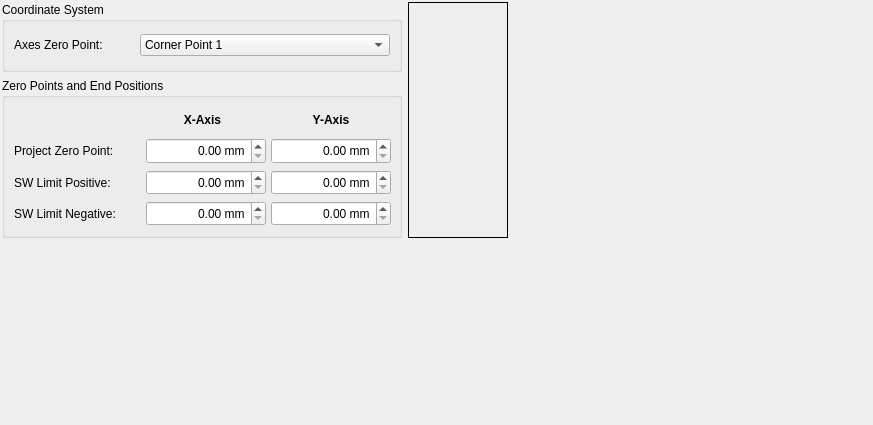
<?xml version="1.0" encoding="UTF-8"?>
<ui version="4.0">
 <class>H2Measurement</class>
 <widget class="QWidget" name="H2Measurement">
  <property name="geometry">
   <rect>
    <x>0</x>
    <y>0</y>
    <width>873</width>
    <height>425</height>
   </rect>
  </property>
  <property name="windowTitle">
   <string>Form</string>
  </property>
  <property name="inputMethodHints">
   <set>Qt::ImhFormattedNumbersOnly</set>
  </property>
  <layout class="QGridLayout" name="gridLayout_3">
   <property name="leftMargin">
    <number>2</number>
   </property>
   <property name="topMargin">
    <number>2</number>
   </property>
   <property name="rightMargin">
    <number>2</number>
   </property>
   <property name="bottomMargin">
    <number>2</number>
   </property>
   <item row="0" column="1" rowspan="2">
    <widget class="QLabel" name="label_picture">
     <property name="minimumSize">
      <size>
       <width>100</width>
       <height>100</height>
      </size>
     </property>
     <property name="frameShape">
      <enum>QFrame::Box</enum>
     </property>
     <property name="pixmap">
      <pixmap resource="../../res/res.qrc">:/res/image/h2measurement/CornerPoint1.PNG</pixmap>
     </property>
     <property name="alignment">
      <set>Qt::AlignCenter</set>
     </property>
    </widget>
   </item>
   <item row="3" column="0">
    <spacer name="verticalSpacer">
     <property name="orientation">
      <enum>Qt::Vertical</enum>
     </property>
     <property name="sizeHint" stdset="0">
      <size>
       <width>20</width>
       <height>280</height>
      </size>
     </property>
    </spacer>
   </item>
   <item row="0" column="0">
    <widget class="QGroupBox" name="groupBox_Coordinate">
     <property name="sizePolicy">
      <sizepolicy hsizetype="Preferred" vsizetype="Preferred">
       <horstretch>0</horstretch>
       <verstretch>0</verstretch>
      </sizepolicy>
     </property>
     <property name="minimumSize">
      <size>
       <width>390</width>
       <height>70</height>
      </size>
     </property>
     <property name="maximumSize">
      <size>
       <width>400</width>
       <height>90</height>
      </size>
     </property>
     <property name="title">
      <string>Coordinate System</string>
     </property>
     <layout class="QGridLayout" name="gridLayout">
      <item row="0" column="0">
       <widget class="QLabel" name="label">
        <property name="sizePolicy">
         <sizepolicy hsizetype="Fixed" vsizetype="Minimum">
          <horstretch>0</horstretch>
          <verstretch>0</verstretch>
         </sizepolicy>
        </property>
        <property name="minimumSize">
         <size>
          <width>120</width>
          <height>20</height>
         </size>
        </property>
        <property name="text">
         <string>Axes Zero Point:</string>
        </property>
       </widget>
      </item>
      <item row="0" column="1">
       <widget class="QComboBox" name="comboBox_AxesZeroPoint">
        <property name="sizePolicy">
         <sizepolicy hsizetype="Minimum" vsizetype="Fixed">
          <horstretch>0</horstretch>
          <verstretch>0</verstretch>
         </sizepolicy>
        </property>
        <property name="minimumSize">
         <size>
          <width>240</width>
          <height>20</height>
         </size>
        </property>
        <property name="focusPolicy">
         <enum>Qt::ClickFocus</enum>
        </property>
        <property name="styleSheet">
         <string notr="true"/>
        </property>
        <item>
         <property name="text">
          <string>Corner Point 1</string>
         </property>
        </item>
        <item>
         <property name="text">
          <string>Corner Point 2</string>
         </property>
        </item>
        <item>
         <property name="text">
          <string>Corner Point 3</string>
         </property>
        </item>
        <item>
         <property name="text">
          <string>Corner Point 4</string>
         </property>
        </item>
       </widget>
      </item>
     </layout>
    </widget>
   </item>
   <item row="1" column="0">
    <widget class="QGroupBox" name="groupBox_Zero_End_point">
     <property name="minimumSize">
      <size>
       <width>390</width>
       <height>160</height>
      </size>
     </property>
     <property name="maximumSize">
      <size>
       <width>400</width>
       <height>180</height>
      </size>
     </property>
     <property name="title">
      <string>Zero Points and End Positions</string>
     </property>
     <layout class="QGridLayout" name="gridLayout_4">
      <item row="4" column="0">
       <widget class="QLabel" name="label_7">
        <property name="sizePolicy">
         <sizepolicy hsizetype="Minimum" vsizetype="Minimum">
          <horstretch>0</horstretch>
          <verstretch>0</verstretch>
         </sizepolicy>
        </property>
        <property name="minimumSize">
         <size>
          <width>120</width>
          <height>20</height>
         </size>
        </property>
        <property name="text">
         <string>SW Limit Positive:</string>
        </property>
       </widget>
      </item>
      <item row="4" column="3">
       <widget class="QDoubleSpinBox" name="doubleSpinBox_swlp_Y">
        <property name="sizePolicy">
         <sizepolicy hsizetype="Minimum" vsizetype="Minimum">
          <horstretch>0</horstretch>
          <verstretch>0</verstretch>
         </sizepolicy>
        </property>
        <property name="minimumSize">
         <size>
          <width>120</width>
          <height>20</height>
         </size>
        </property>
        <property name="maximumSize">
         <size>
          <width>16777215</width>
          <height>16777215</height>
         </size>
        </property>
        <property name="focusPolicy">
         <enum>Qt::ClickFocus</enum>
        </property>
        <property name="styleSheet">
         <string notr="true"/>
        </property>
        <property name="alignment">
         <set>Qt::AlignRight|Qt::AlignTrailing|Qt::AlignVCenter</set>
        </property>
        <property name="buttonSymbols">
         <enum>QAbstractSpinBox::UpDownArrows</enum>
        </property>
        <property name="specialValueText">
         <string notr="true"/>
        </property>
        <property name="accelerated">
         <bool>false</bool>
        </property>
        <property name="showGroupSeparator" stdset="0">
         <bool>false</bool>
        </property>
        <property name="suffix">
         <string notr="true"> mm</string>
        </property>
        <property name="maximum">
         <double>10000.000000000000000</double>
        </property>
       </widget>
      </item>
      <item row="5" column="2">
       <widget class="QDoubleSpinBox" name="doubleSpinBox_swln_X">
        <property name="sizePolicy">
         <sizepolicy hsizetype="Minimum" vsizetype="Minimum">
          <horstretch>0</horstretch>
          <verstretch>0</verstretch>
         </sizepolicy>
        </property>
        <property name="minimumSize">
         <size>
          <width>120</width>
          <height>20</height>
         </size>
        </property>
        <property name="maximumSize">
         <size>
          <width>16777215</width>
          <height>16777215</height>
         </size>
        </property>
        <property name="focusPolicy">
         <enum>Qt::ClickFocus</enum>
        </property>
        <property name="styleSheet">
         <string notr="true"/>
        </property>
        <property name="alignment">
         <set>Qt::AlignRight|Qt::AlignTrailing|Qt::AlignVCenter</set>
        </property>
        <property name="buttonSymbols">
         <enum>QAbstractSpinBox::UpDownArrows</enum>
        </property>
        <property name="specialValueText">
         <string notr="true"/>
        </property>
        <property name="accelerated">
         <bool>false</bool>
        </property>
        <property name="showGroupSeparator" stdset="0">
         <bool>false</bool>
        </property>
        <property name="suffix">
         <string notr="true"> mm</string>
        </property>
        <property name="maximum">
         <double>10000.000000000000000</double>
        </property>
       </widget>
      </item>
      <item row="2" column="2">
       <widget class="QDoubleSpinBox" name="doubleSpinBox_pzpX">
        <property name="sizePolicy">
         <sizepolicy hsizetype="Minimum" vsizetype="Minimum">
          <horstretch>0</horstretch>
          <verstretch>0</verstretch>
         </sizepolicy>
        </property>
        <property name="minimumSize">
         <size>
          <width>120</width>
          <height>20</height>
         </size>
        </property>
        <property name="maximumSize">
         <size>
          <width>16777215</width>
          <height>16777215</height>
         </size>
        </property>
        <property name="focusPolicy">
         <enum>Qt::ClickFocus</enum>
        </property>
        <property name="styleSheet">
         <string notr="true"/>
        </property>
        <property name="inputMethodHints">
         <set>Qt::ImhNone</set>
        </property>
        <property name="alignment">
         <set>Qt::AlignRight|Qt::AlignTrailing|Qt::AlignVCenter</set>
        </property>
        <property name="buttonSymbols">
         <enum>QAbstractSpinBox::UpDownArrows</enum>
        </property>
        <property name="specialValueText">
         <string notr="true"/>
        </property>
        <property name="accelerated">
         <bool>false</bool>
        </property>
        <property name="showGroupSeparator" stdset="0">
         <bool>false</bool>
        </property>
        <property name="suffix">
         <string notr="true"> mm</string>
        </property>
        <property name="maximum">
         <double>10000.000000000000000</double>
        </property>
       </widget>
      </item>
      <item row="2" column="3">
       <widget class="QDoubleSpinBox" name="doubleSpinBox_pzpY">
        <property name="sizePolicy">
         <sizepolicy hsizetype="Minimum" vsizetype="Minimum">
          <horstretch>0</horstretch>
          <verstretch>0</verstretch>
         </sizepolicy>
        </property>
        <property name="minimumSize">
         <size>
          <width>120</width>
          <height>20</height>
         </size>
        </property>
        <property name="maximumSize">
         <size>
          <width>16777215</width>
          <height>16777215</height>
         </size>
        </property>
        <property name="focusPolicy">
         <enum>Qt::ClickFocus</enum>
        </property>
        <property name="styleSheet">
         <string notr="true"/>
        </property>
        <property name="alignment">
         <set>Qt::AlignRight|Qt::AlignTrailing|Qt::AlignVCenter</set>
        </property>
        <property name="buttonSymbols">
         <enum>QAbstractSpinBox::UpDownArrows</enum>
        </property>
        <property name="specialValueText">
         <string notr="true"/>
        </property>
        <property name="accelerated">
         <bool>false</bool>
        </property>
        <property name="showGroupSeparator" stdset="0">
         <bool>false</bool>
        </property>
        <property name="suffix">
         <string notr="true"> mm</string>
        </property>
        <property name="maximum">
         <double>10000.000000000000000</double>
        </property>
       </widget>
      </item>
      <item row="0" column="1" colspan="2">
       <widget class="QLabel" name="label_9">
        <property name="sizePolicy">
         <sizepolicy hsizetype="Minimum" vsizetype="Minimum">
          <horstretch>0</horstretch>
          <verstretch>0</verstretch>
         </sizepolicy>
        </property>
        <property name="minimumSize">
         <size>
          <width>120</width>
          <height>16</height>
         </size>
        </property>
        <property name="font">
         <font>
          <weight>75</weight>
          <bold>true</bold>
         </font>
        </property>
        <property name="text">
         <string>X-Axis</string>
        </property>
        <property name="alignment">
         <set>Qt::AlignCenter</set>
        </property>
       </widget>
      </item>
      <item row="2" column="0" colspan="2">
       <widget class="QLabel" name="label_6">
        <property name="sizePolicy">
         <sizepolicy hsizetype="Minimum" vsizetype="Minimum">
          <horstretch>0</horstretch>
          <verstretch>0</verstretch>
         </sizepolicy>
        </property>
        <property name="minimumSize">
         <size>
          <width>120</width>
          <height>20</height>
         </size>
        </property>
        <property name="text">
         <string>Project Zero Point:</string>
        </property>
       </widget>
      </item>
      <item row="5" column="0">
       <widget class="QLabel" name="label_8">
        <property name="sizePolicy">
         <sizepolicy hsizetype="Minimum" vsizetype="Minimum">
          <horstretch>0</horstretch>
          <verstretch>0</verstretch>
         </sizepolicy>
        </property>
        <property name="minimumSize">
         <size>
          <width>120</width>
          <height>20</height>
         </size>
        </property>
        <property name="text">
         <string>SW Limit Negative:</string>
        </property>
       </widget>
      </item>
      <item row="4" column="2">
       <widget class="QDoubleSpinBox" name="doubleSpinBox_swlp_X">
        <property name="sizePolicy">
         <sizepolicy hsizetype="Minimum" vsizetype="Minimum">
          <horstretch>0</horstretch>
          <verstretch>0</verstretch>
         </sizepolicy>
        </property>
        <property name="minimumSize">
         <size>
          <width>120</width>
          <height>20</height>
         </size>
        </property>
        <property name="maximumSize">
         <size>
          <width>16777215</width>
          <height>16777215</height>
         </size>
        </property>
        <property name="focusPolicy">
         <enum>Qt::ClickFocus</enum>
        </property>
        <property name="styleSheet">
         <string notr="true"/>
        </property>
        <property name="alignment">
         <set>Qt::AlignRight|Qt::AlignTrailing|Qt::AlignVCenter</set>
        </property>
        <property name="buttonSymbols">
         <enum>QAbstractSpinBox::UpDownArrows</enum>
        </property>
        <property name="specialValueText">
         <string notr="true"/>
        </property>
        <property name="accelerated">
         <bool>false</bool>
        </property>
        <property name="showGroupSeparator" stdset="0">
         <bool>false</bool>
        </property>
        <property name="suffix">
         <string notr="true"> mm</string>
        </property>
        <property name="maximum">
         <double>10000.000000000000000</double>
        </property>
       </widget>
      </item>
      <item row="0" column="3">
       <widget class="QLabel" name="label_10">
        <property name="sizePolicy">
         <sizepolicy hsizetype="Minimum" vsizetype="Minimum">
          <horstretch>0</horstretch>
          <verstretch>0</verstretch>
         </sizepolicy>
        </property>
        <property name="minimumSize">
         <size>
          <width>120</width>
          <height>20</height>
         </size>
        </property>
        <property name="font">
         <font>
          <weight>75</weight>
          <bold>true</bold>
         </font>
        </property>
        <property name="text">
         <string>Y-Axis</string>
        </property>
        <property name="alignment">
         <set>Qt::AlignCenter</set>
        </property>
       </widget>
      </item>
      <item row="5" column="3">
       <widget class="QDoubleSpinBox" name="doubleSpinBox_swln_Y">
        <property name="sizePolicy">
         <sizepolicy hsizetype="Minimum" vsizetype="Minimum">
          <horstretch>0</horstretch>
          <verstretch>0</verstretch>
         </sizepolicy>
        </property>
        <property name="minimumSize">
         <size>
          <width>120</width>
          <height>20</height>
         </size>
        </property>
        <property name="maximumSize">
         <size>
          <width>16777215</width>
          <height>16777215</height>
         </size>
        </property>
        <property name="focusPolicy">
         <enum>Qt::ClickFocus</enum>
        </property>
        <property name="styleSheet">
         <string notr="true"/>
        </property>
        <property name="alignment">
         <set>Qt::AlignRight|Qt::AlignTrailing|Qt::AlignVCenter</set>
        </property>
        <property name="buttonSymbols">
         <enum>QAbstractSpinBox::UpDownArrows</enum>
        </property>
        <property name="specialValueText">
         <string notr="true"/>
        </property>
        <property name="accelerated">
         <bool>false</bool>
        </property>
        <property name="showGroupSeparator" stdset="0">
         <bool>false</bool>
        </property>
        <property name="suffix">
         <string notr="true"> mm</string>
        </property>
        <property name="maximum">
         <double>10000.000000000000000</double>
        </property>
       </widget>
      </item>
      <item row="0" column="0">
       <spacer name="horizontalSpacer_2">
        <property name="orientation">
         <enum>Qt::Horizontal</enum>
        </property>
        <property name="sizeHint" stdset="0">
         <size>
          <width>40</width>
          <height>20</height>
         </size>
        </property>
       </spacer>
      </item>
     </layout>
     <zorder>label_7</zorder>
     <zorder>doubleSpinBox_swlp_Y</zorder>
     <zorder>doubleSpinBox_pzpY</zorder>
     <zorder>label_9</zorder>
     <zorder>label_6</zorder>
     <zorder>label_8</zorder>
     <zorder>doubleSpinBox_swlp_X</zorder>
     <zorder>label_10</zorder>
     <zorder>doubleSpinBox_swln_Y</zorder>
     <zorder>doubleSpinBox_swln_X</zorder>
     <zorder>doubleSpinBox_pzpX</zorder>
     <zorder>horizontalSpacer_2</zorder>
    </widget>
   </item>
   <item row="0" column="2" rowspan="2">
    <spacer name="horizontalSpacer">
     <property name="orientation">
      <enum>Qt::Horizontal</enum>
     </property>
     <property name="sizeHint" stdset="0">
      <size>
       <width>50</width>
       <height>20</height>
      </size>
     </property>
    </spacer>
   </item>
  </layout>
 </widget>
 <resources>
  <include location="../../res/res.qrc"/>
 </resources>
 <connections/>
</ui>
